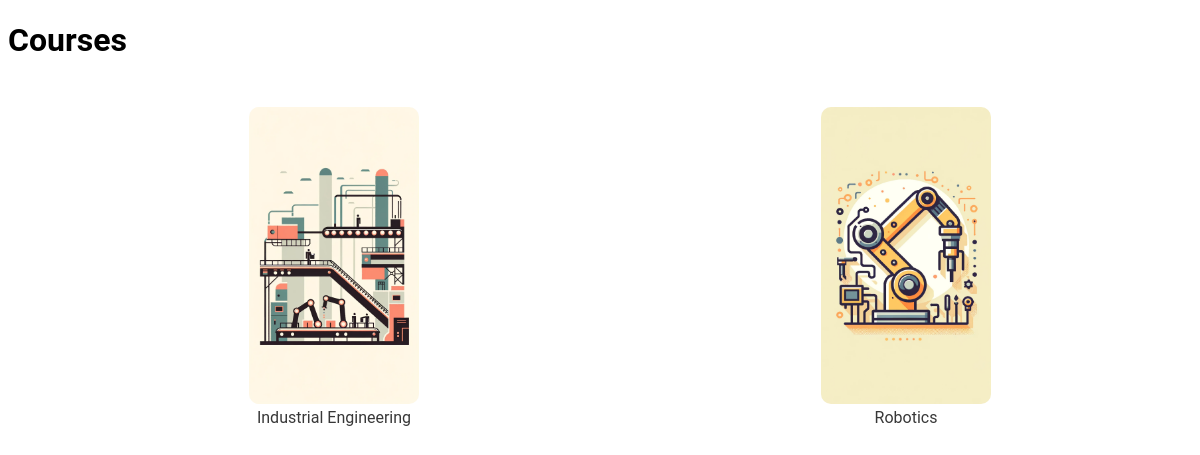
The page / on the database its author committed.
### app.py (models this page shows, shortened)
class Course(db.Model):
    id = db.Column(db.Integer, primary_key=True)
    course_name = db.Column(
        db.String(50),
        nullable=False
    )
    image_file = db.Column(
        db.String(20),
        nullable=False
    )
    units = db.relationship(
        'Unit',
        backref='course',
        lazy=True,
        cascade="all,delete"
    )

### app.py (the view)
@app.route("/")
def index():
    return render_template(
        "index.html",
        courses=Course.query.all()
    )

### templates/index.html
{% extends "layout.html" %}
{% block style %}
    <link
        rel="stylesheet"
        href="{{ url_for('static', filename='css/index_style.css')}}"
    />
{% endblock %}
{% block body %}
    <h1>Courses</h1>
    <ul class="courses-list">
        {% for course in courses %}
            <li class="course-item">
                <a href="{{ url_for('units', course_id=course.id) }}">
                    <figure>
                        <img
                            src="{{ url_for('static', filename=course.image_file)}}"
                        />
                        <figcaption>{{ course.course_name }}</figcaption>
                    </figure>
                </a>
            </li>
        {% endfor %}
    </ul>
{% endblock %}

### static/css/layout_style.css (style rules this page uses)
html { font-family: 'Roboto', sans-serif; }
a { text-decoration: none; }

### static/css/index_style.css (style rules this page uses)
.courses-list { display: flex; justify-content: space-around; flex-wrap: wrap; list-style: none; }
.course-item { text-align: center; width: 250px; margin: 10px; }
.course-item img { width: 100%; border-radius: 10px; transition: transform 0.3s ease-in-out; }
a { color: #383838; }

### rows shown on the page
Course: image_file (picture), course_name "Industrial Engineering"
Course: image_file (picture), course_name "Robotics"
